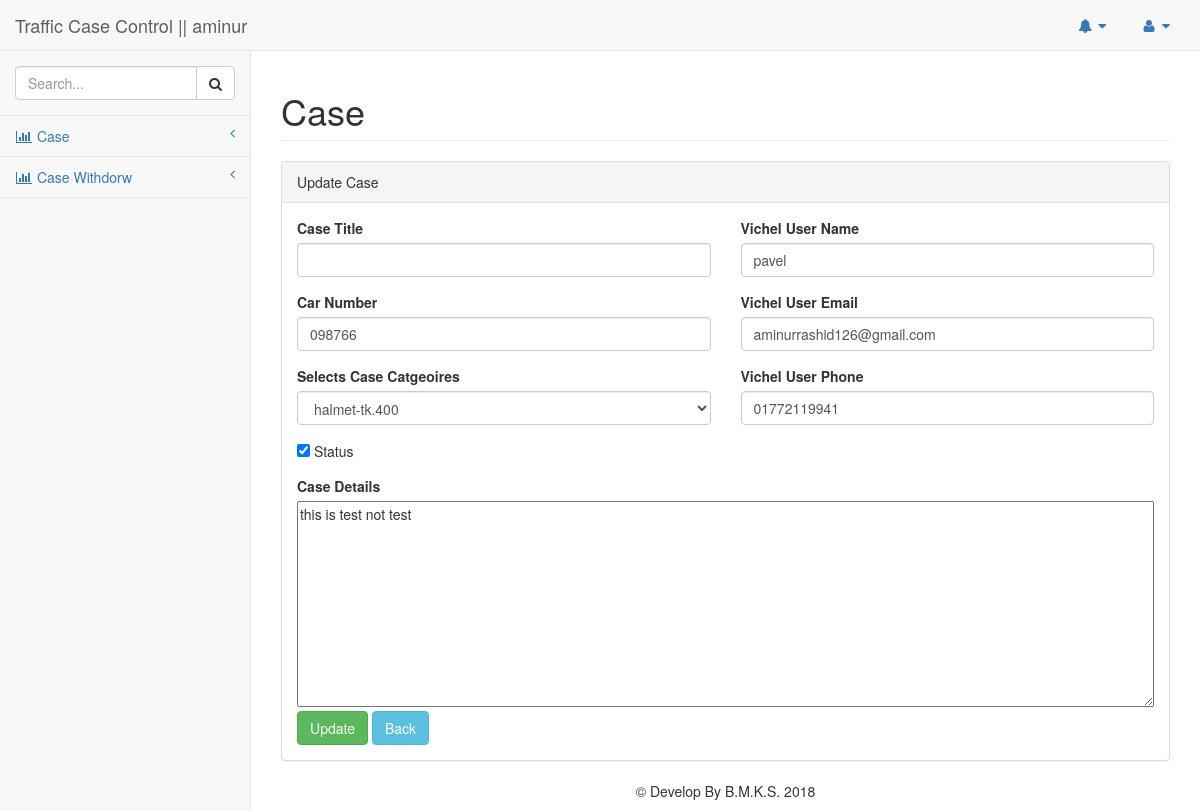
Page /edit_case.php?caseid=7 (signed in) on the committed database.
### tables this page shows
CREATE TABLE `cases` (
  `id` int(11) NOT NULL,
  `title` varchar(255) NOT NULL,
  `car_number` varchar(255) NOT NULL,
  `cat_id` int(11) NOT NULL,
  `vname` varchar(255) NOT NULL,
  `vemail` varchar(255) NOT NULL,
  `vphone` varchar(255) NOT NULL,
  `details` text NOT NULL,
  `status` int(11) NOT NULL DEFAULT '0',
  `withdrow` int(11) NOT NULL DEFAULT '0',
  `date` timestamp NOT NULL DEFAULT CURRENT_TIMESTAMP
);

CREATE TABLE `category` (
  `cat_id` int(11) NOT NULL,
  `name` varchar(255) NOT NULL
);

### lib/Database.php (called while the page is built, shortened)
<?php
Class Database{
 public $host   = DB_HOST;
 public $user   = DB_USER;
 public $pass   = DB_PASS;
 public $dbname = DB_NAME;
 public $link;
private function connectDB(){
 $this->link = new mysqli($this->host, $this->user, $this->pass,
  $this->dbname);
 }
public function select($query){
  $result = $this->link->query($query) or
   die($this->link->error.__LINE__);
  if($result->num_rows > 0){
    return $result;
  } else {
    return false;
  }
 }
}

### classes/Casecontrol.php (called while the page is built, shortened)
<?php
include_once ('lib/Database.php');
class Casecontrol{
    private $db;
     public function __construct()
     {
         $this->db = new Database();
     }
     public function getcaseById($id){
         $id = mysqli_real_escape_string($this->db->link, $id);
         $query = "select * from cases where id = '$id'";
         $result = $this->db->select($query);
         return $result;
     }
}

### classes/Category.php (called while the page is built, shortened)
<?php
include_once ('lib/Database.php');
class Category
{
    private $db;
     public function __construct()
     {
         $this->db = new Database();
     }
     public function getcategory()
     {
         $query = "select * from category order by cat_id desc";
         $result = $this->db->select($query);
         return $result;
     }
}

### edit_case.php (the view, shortened to what this page needs)
<?php include 'inc/head.php'; ?>
<div id="wrapper">
<?php include 'inc/top.php'; ?>
<?php include 'inc/sidebar.php'; ?>
<?php
include_once ('lib/Database.php');
include_once ('classes/Casecontrol.php');
include_once ('classes/Category.php');
?>
<?php
if(!isset($_GET['caseid']) || $_GET['caseid'] == NULL){
    echo "<script>window.location = 'view_case.php'</script>";
}else{
    $id = $_GET['caseid'];
}
$case = new Casecontrol();
?>
 <div id="page-wrapper">
            <div class="row">
                <div class="col-lg-12">
                    <h1 class="page-header">Case</h1>
                </div>
            </div>
            <div class="row">
                <div class="col-lg-12">
                    <div class="panel panel-default">
                        <div class="panel-heading">
                            Update Case
                        </div>
                        <div class="panel-body">
                            <div class="row">
                            <?php
                            $updatecase = $case->getcaseById($id);
                            if($updatecase){
                                while($results = $updatecase->fetch_assoc()){
                            ?>
                            <form role="form" method="post">
                                <div class="col-lg-6">
                                        <div class="form-group">
                                            <label for="name">Case Title</label>
                                            <input class="form-control" value="<?= $results['name'];?>" name="name" type="text" id="name">
                                        </div>
                                        <div class="form-group">
                                            <label for="number">Car Number</label>
                                            <input class="form-control" value="<?=  $results['car_number'];?>"  name="car_number" type="text" id="number">
                                        </div>
                                        <div class="form-group">
                                            <label>Selects Case Catgeoires</label>
                                            <select class="form-control" name="cat_id">
                                            <?php
                                            $category = new Category();
                                            $getcat = $category->getcategory();
                                            if($getcat){
                                                while($result = $getcat->fetch_assoc()){
                                            ?>
                                                <option value="<?php echo $result['cat_id'];?>" <?= ((isset($result['cat_id']) == $results['cat_id'])?'selected="selected"':'');?>><?php echo $result['name'];?></option>
                                                <?php } } ?>
                                            </select>
                                        </div>
                                         <div class="form-group">
                                        <input name="status" type="checkbox" value="1"
                                          <?php
                                            if($results['status'] == 1){
                                                echo 'checked';
                                            }
                                          ?>
                                        > Status
                                    </div>
                                </div>
                                <div class="col-lg-6">
                                    <div class="form-group">
                                        <label for="vname">Vichel User Name</label>
                                        <input class="form-control" value="<?= $results['vname'];?>" name="vname" type="text" id="vname">
                                    </div>
                                     <div class="form-group">
                                        <label for="vemail">Vichel User Email</label>
                                        <input class="form-control" value="<?= $results['vemail'];?>" name="vemail" type="text" id="vemail">
                                    </div>
                                    <div class="form-group">
                                        <label for="vphone">Vichel User Phone</label>
                                        <input class="form-control" value="<?= $results['vphone'];?>" name="vphone" type="text" id="vphone">
                                    </div>
                                </div>
                                <div class="col-lg-12 ">
                                <label for="details">Case Details</label>
                                 <textarea name="details" id="details" cols="30" rows="10" style="width:100%;"><?= $results['details']; ?></textarea>
                                </div>
                                <div class="col-lg-6">
                                <button type="submit" name="update" class="btn btn-success">Update</button>
                                <a href="view_case.php" class="btn btn-info">Back</a>
                                </div>
                                </form>
                                <?php } } ?>
                            </div>
                        </div>
                    </div>
                </div>
            </div>
<?php include 'inc/footer.php'; ?>

### rows in the picture
cases: car_number "098766", cat_id "halmet-tk.400", status "☑", vname "pavel", vemail "aminurrashid126@gmail.com", vphone "01772119941", details "this is test not test"

### other values in the picture
Session::get("usrfname") "aminur"
